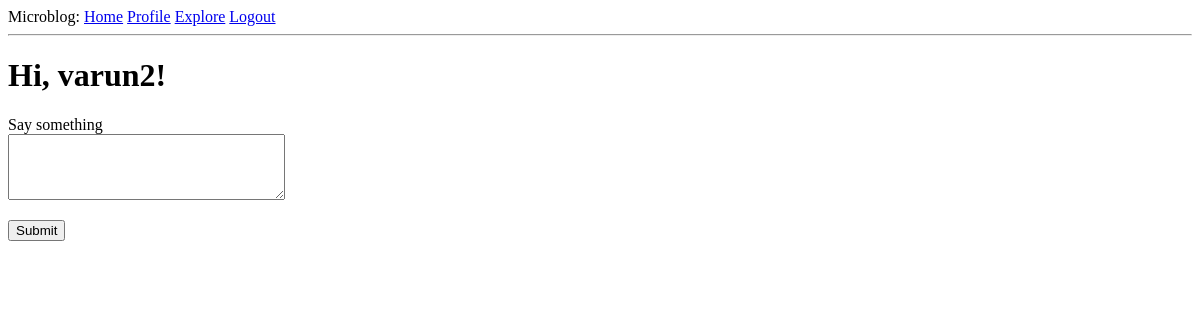
Before: /index (signed in) with the older database file.
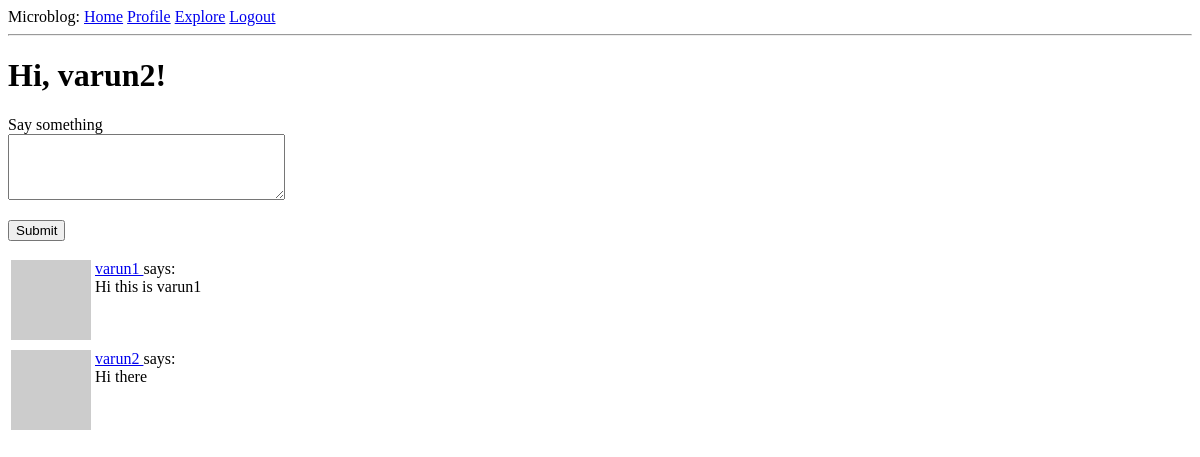
After: the same page with the newer database file.
### app/models.py (models this page shows, shortened)
class Post(db.Model):
    id: so.Mapped[int] = so.mapped_column(primary_key=True)
    body: so.Mapped[str] = so.mapped_column(sa.String(140))
    timestamp: so.Mapped[datetime] = so.mapped_column(index=True, default=lambda: datetime.now(timezone.utc))
    user_id: so.Mapped[int] = so.mapped_column(sa.ForeignKey(User.id),index=True)
    author: so.Mapped[User] = so.relationship(back_populates='posts')

class User(UserMixin,db.Model):
    id: so.Mapped[int] = so.mapped_column(primary_key=True)
    username: so.Mapped[str] = so.mapped_column(sa.String(64), index=True, unique=True)
    email: so.Mapped[str] = so.mapped_column(sa.String(120), index=True, unique=True)
    password_hash: so.Mapped[Optional[str]] = so.mapped_column(sa.String(256))
    posts: so.WriteOnlyMapped['Post'] = so.relationship(back_populates='author')
    about_me: so.Mapped[Optional[str]] = so.mapped_column(sa.String(140))
    last_seen: so.Mapped[Optional[datetime]] = so.mapped_column(default=lambda: datetime.now(timezone.utc))
    def avatar(self, size):
        digest = md5(self.email.lower().encode('utf-8')).hexdigest()
        return f'https://www.gravatar.com/avatar/{digest}?d=identicon&s={size}'
    following: so.WriteOnlyMapped['User'] = so.relationship(
        secondary=followers, primaryjoin=(followers.c.follower_id == id),
        secondaryjoin=(followers.c.followed_id == id),
        back_populates='followers')
    followers: so.WriteOnlyMapped['User'] = so.relationship(
        secondary=followers, primaryjoin=(followers.c.followed_id == id),
        secondaryjoin=(followers.c.follower_id == id),
        back_populates='following')
    def following_posts(self):
        Author = so.aliased(User)
        Follower = so.aliased(User)
        return (
            sa.select(Post)
            .join(Post.author.of_type(Author))
            .join(Author.followers.of_type(Follower), isouter=True)
            .where(sa.or_(
                Follower.id == self.id,
                Author.id == self.id,
            ))
            .group_by(Post)
            .order_by(Post.timestamp.desc())
        )

### app/routes.py (the view)
@app.route('/', methods=['GET', 'POST'])
@app.route('/index', methods=['GET', 'POST'])
@login_required
def index():
    form = PostForm()
    if form.validate_on_submit():
        post = Post(body=form.post.data, author=current_user)
        db.session.add(post)
        db.session.commit()
        flash('Your post is now live!')
        return redirect(url_for('index'))
    posts = db.session.scalars(current_user.following_posts()).all()
    return render_template("index.html", title='Home Page', form=form, posts=posts)

### app/forms.py
class PostForm(FlaskForm):
    post = TextAreaField('Say something', validators=[
        DataRequired(), Length(min=1, max=140)])
    submit = SubmitField('Submit')

### app/models.py (called while the page is built)
@login.user_loader
def load_user(id):
    return db.session.get(User, int(id))

### app/routes.py (called while the page is built)
@app.before_request
def before_request():
    if current_user.is_authenticated:
        current_user.last_seen = datetime.now(timezone.utc)
        db.session.commit()

### app/templates/index.html (shortened to what this page needs)
{% extends "base.html" %}
{% block content %}
    <h1>Hi, {{ current_user.username }}!</h1>
    {% if form %}
        <form action="" method="post">
            <p>
                {{ form.post.label }}<br>
                {{ form.post(cols=32, rows=4) }}<br>
            </p>
            <p>{{ form.submit() }}</p>
        </form>
    {% endif %}
    {% for post in posts %}
        {% include '_post.html' %}
    {% endfor %}
{% endblock %}

### app/templates/_post.html
<table>
    <tr valign="top">
        <td><img src="{{ post.author.avatar(36) }}"></td>
        <td>
            <a href="{{ url_for('user', username=post.author.username) }}">
                {{ post.author.username }}
            </a>
            says:<br>{{ post.body }}
        </td>
    </tr>
</table>

Changed rows visible on the page:
added Post: author.username "varun1", body "Hi this is varun1"
added Post: author.username "varun2", body "Hi there"
